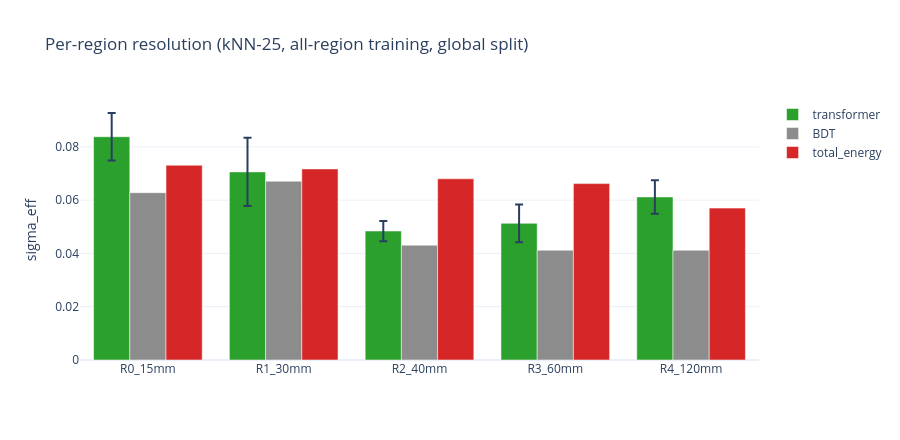

This figure's notebook cell:
### Code cell
import plotly.graph_objects as go
d = per_region.dropna()
fig = go.Figure()
fig.add_trace(go.Bar(name="transformer", x=d["region"], y=d["transformer"],
                     error_y=dict(type="data", array=d["tf_std"]), marker_color="#2ca02c"))
fig.add_trace(go.Bar(name="BDT", x=d["region"], y=d["BDT"], marker_color="#8c8c8c"))
fig.add_trace(go.Bar(name="total_energy", x=d["region"], y=d["total_energy"], marker_color="#d62728"))
fig.update_layout(barmode="group", template="plotly_white", height=440,
                  title="Per-region resolution (kNN-25, all-region training, global split)",
                  yaxis_title="sigma_eff", legend_title="")
fig.show()

### Figure 1 — Plotly figure (JSON) as saved in the notebook; plotly's stock layout.template omitted (floating-point values rounded to 4 significant figures)
{"data": [{"error_y": {"array": [0.0089, 0.0128, 0.0038, 0.0071, 0.0063], "type": "data"}, "marker": {"color": "#2ca02c"}, "name": "transformer", "type": "bar", "x": ["R0_15mm", "R1_30mm", "R2_40mm", "R3_60mm", "R4_120mm"], "y": [0.0838, 0.0706, 0.0484, 0.0513, 0.0612]}, {"marker": {"color": "#8c8c8c"}, "name": "BDT", "type": "bar", "x": ["R0_15mm", "R1_30mm", "R2_40mm", "R3_60mm", "R4_120mm"], "y": [0.0628, 0.0671, 0.0431, 0.0412, 0.0412]}, {"marker": {"color": "#d62728"}, "name": "total_energy", "type": "bar", "x": ["R0_15mm", "R1_30mm", "R2_40mm", "R3_60mm", "R4_120mm"], "y": [0.0731, 0.0717, 0.068, 0.0662, 0.057]}], "layout": {"barmode": "group", "height": 440, "legend": {"title": {"text": ""}}, "title": {"text": "Per-region resolution (kNN-25, all-region training, global split)"}, "yaxis": {"title": {"text": "sigma_eff"}}}}
